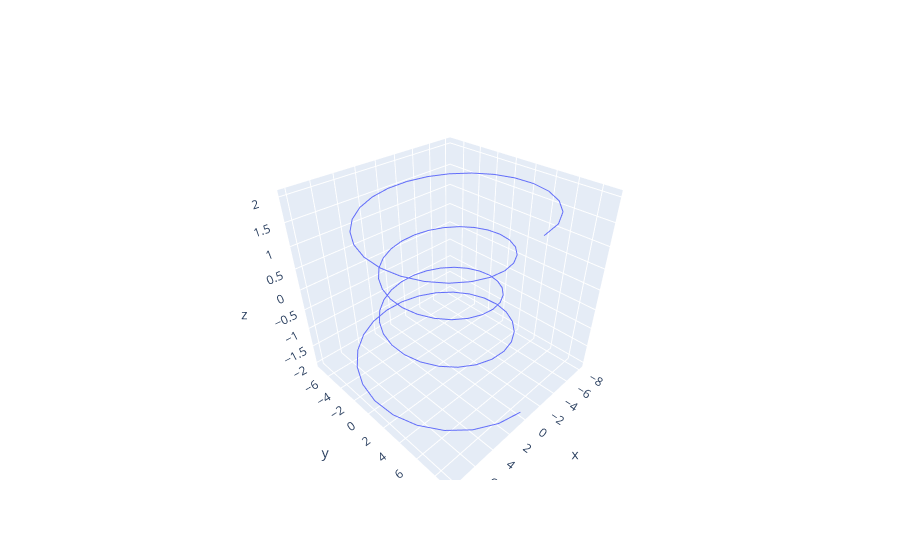

The notebook cell this image was saved under:
### Markdown cell above
### 3. 3. 2 3D 折れ線グラフ（Scatter3d trace）

### Code cell
line3d_z = np.linspace(-2, 2, 100)
theta = np.linspace(-4 * np.pi, 4 * np.pi, 100)
line3d_r = line3d_z ** 2 + 5
line3d_x = line3d_r * np.sin(theta)
line3d_y = line3d_r * np.cos(theta)
go.Figure(
    go.Scatter3d(
        x=line3d_x,
        y=line3d_y,
        z=line3d_z,
        # ❶ 線で描画
        mode="lines",
    )
).show()
